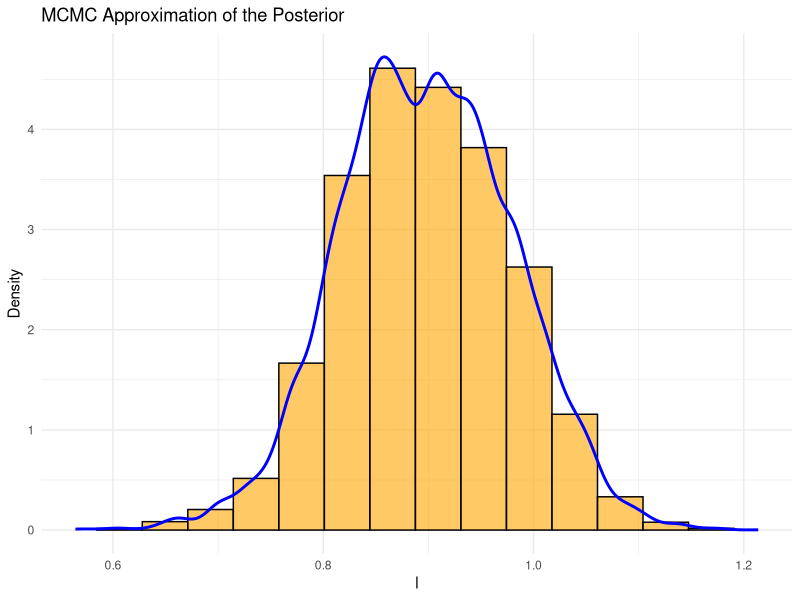
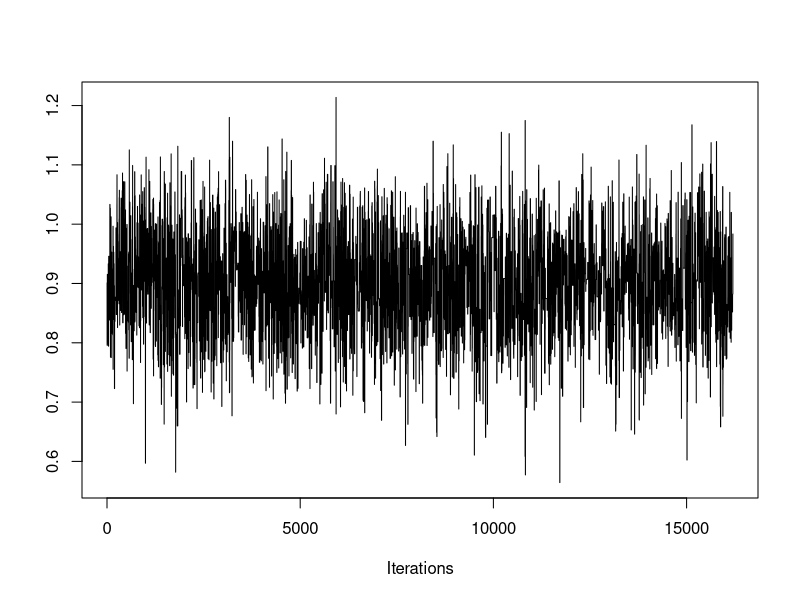
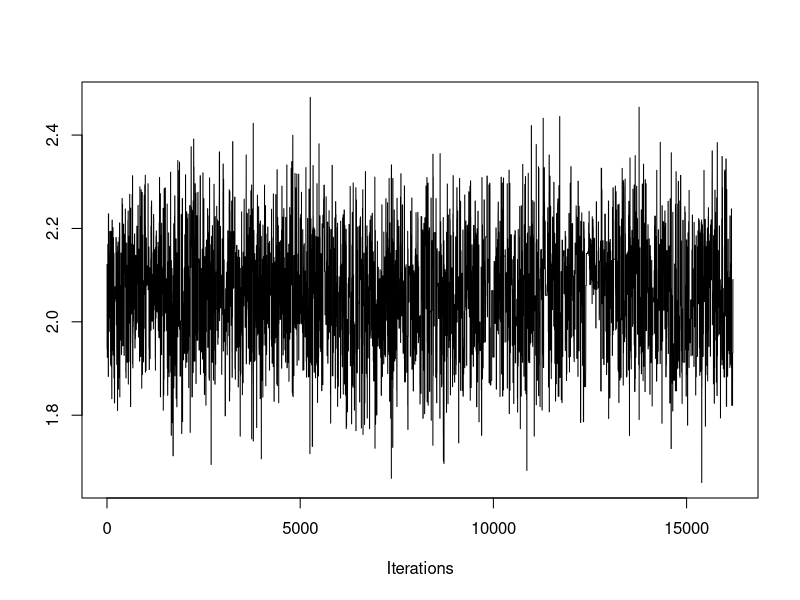
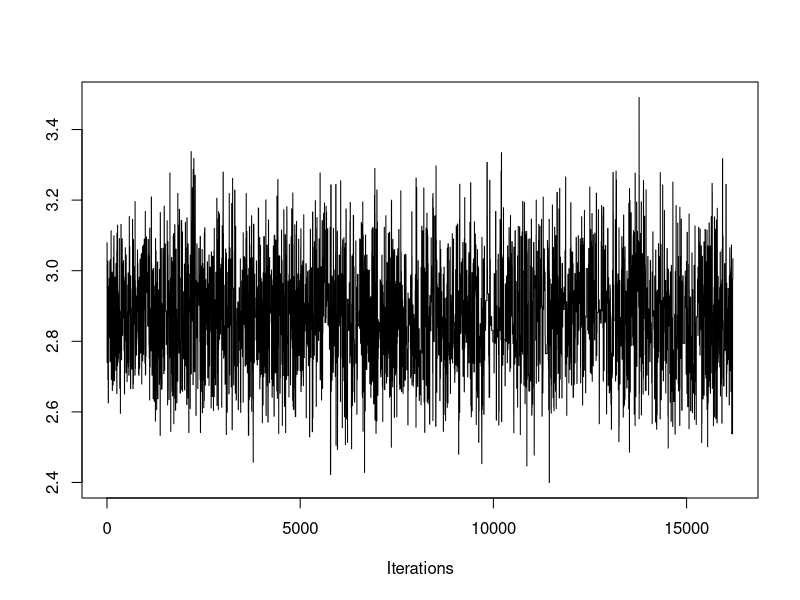
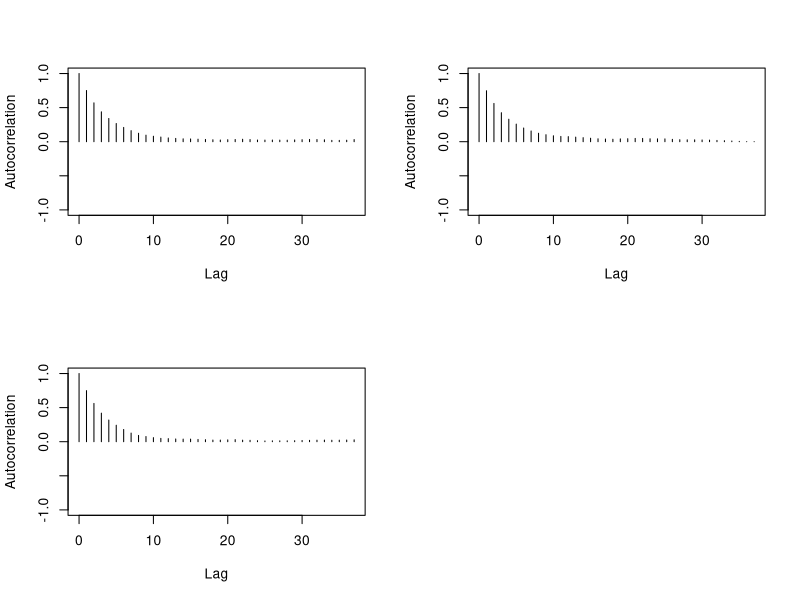

The R script that drew these images, in order:
## ---- chunk 1
#To be set by user:
n <- 2000 #number of observations (set it higher for consistency)
beta <- c(1, 2, 3)#, 4, 5, 6)  # True coefficients (bias, and predictors) px1

#Synthetic predictors
p <- length(beta)-1 #number of predictors
M <- p+1 #number of predictors plus intercept
library(MASS)
set.seed(7)
X <- cbind(1, matrix(mvrnorm(n, mu = rep(0, p), Sigma = 1*diag(p)), n, p))  # Design matrix with intercept (bias). nxp

#Response
z <- X %*% beta  # Linear predictor. %*% = matrix mult. nx1 dim
sig <- 1/(1+exp(-z)) #sigmoid (inv-logit) function, find probability in [0,1], predicted y
y <- rbinom(n=n, size=1, prob=sig) #size=num trials=1 -> bernoulli response var
## ---- chunk 2
#Proposal distro
proposal <- function(mu, lambda, sigma) {
  # Draw a single sample from multivariate normal
  distro <- mvrnorm(1, mu = mu, Sigma = lambda*sigma)
  return(distro)
}

# Log-likelihood function for logistic regression
logistic_ll <- function(beta, X, y) {
  z <- X %*% beta
  p <- 1 / (1 + exp(-z))
  loglike <- sum(log(p[y==1]))+sum(log((1-p)[y==0]))
  return(loglike)
}

# Log-prior of parameter that comes from proposal distro
library(mvtnorm)
log_prior <- function(distro, mu, sigma) {
  # Compute the density at 'distro' under the MVN used in proposal()
  prob <- dmvnorm(distro, mean = mu, sigma = sigma)
  log_prob <- log(prob)
  return(log_prob)
}

#Define log_prior_kde
log_prior_kde <- function(beta, C, den_funs) {
  prior_d = 0
  d <- 1 #iterative
  while (d <= dim(C)[2]) {
    if ( min(C[,d]) < beta[d] && beta[d] < max(C[,d]) ){
      density_at_point <- den_funs[[d]](beta[d])
      prior_d <- prior_d + log(density_at_point) #Assume independence
    }
    else {
      prior_d <- -10000
    }
    d <- d+1
  }
  return(prior_d)
}
## ---- chunk 3
metropolis <- function(X, y, N = 20000, prior = TRUE, update = FALSE, KDE = FALSE, C = NA, den_funs = NA, M = ncol(X), a_target = 0.234, b1 = rep(0, M), batch = TRUE, batch_schedule = seq(50, N, by = 50)) {
  #0) Initial values
  if (batch == FALSE) {
    a_target <- a_target/2.26 
  }
  n_accept <- 0 #number of acceptances
  b <- matrix(0, nrow = N, ncol = M)
  b[1,] <- b1 #rep(0, M)
  
  #Keep history of proposals
  P_list <- rep(NA, N - 1)
  P_list[1] <- logistic_ll(b[1,], X, y)
  
  #Adaptation parameters
  batch_index <- 1
  Tb <- 0 #start of batch
  mu <- rep(0, M)
  Sigma <- diag(M)
  lambda <- (2.38**2)/M
  gam <- 1
  
  for (i in 2:N) {
    #1) Propose new position beta[i-1] -> beta[i]' from proposal distro
    if (update == FALSE) {
      b_prop <- proposal(mu, lambda, Sigma)
    } else {
      b_prop <- C[i,]
    }
    
    #2) Compute transition probability
    if (prior == TRUE) {
      if (KDE == FALSE) {
        P_list[i] <- logistic_ll(b_prop, X, y) + log_prior(b_prop, rep(0, M), diag(M))  #P(beta*)
      } else {
        P_list[i] <- logistic_ll(b_prop, X, y) + log_prior_kde(b_prop, C, den_funs)
      }
    } else {
      P_list[i] <- logistic_ll(b_prop, X, y)
    }
    
    #3) Acceptance ratio
    R <- exp(P_list[i] - P_list[i-1])
    alpha <- min(R, 1)
    
    #4) Generate a random number u_i from [0,1]. Accept or reject proposal
    u <- runif(1)  # u_i
    if (u <= alpha) {
        b[i,] <- b_prop  # Accept y as next state
        n_accept <- n_accept + 1
    } else {
        b[i,] <- b[i-1,]  # Stay at previous state of Markov chain
        P_list[i] <- P_list[i-1]
    }
    
    #5) Adaptive step
    if (batch == TRUE) {
      if (batch_index <= length(batch_schedule) && i == batch_schedule[batch_index]) {
        #Batch update
        Tb1 <- i #T_{b+1}
        b_batch <- b[(Tb + 1):Tb1, , drop = FALSE]
        n_batch <- nrow(b_batch)
        
        #Covar update
        cov_sum <- matrix(0, M, M)
        for (j in 1:n_batch) {
          diff <- matrix(b_batch[j,] - mu, ncol=1)
          cov_sum <- cov_sum + (diff%*%t(diff) - Sigma)
        }
        Sigma <- Sigma + cov_sum/n_batch + 1e-5*diag(M)
        
        #Mean update
        mean_diff <- colMeans(b_batch) - mu
        mu <- mu + mean_diff
        
        #Parameter update
        Tb <- Tb1
        batch_index <- batch_index + 1
        lambda <- exp( log(lambda) + (alpha-a_target)/n_batch )
      }
    } else { #Batch == FALSE
      gam <- 1/i
      Sigma <- Sigma + gam*( (b[i,]-mu)%*%t(b[i,]-mu) - Sigma )
      mu <- mu + gam*( b[i,]-mu )
      lambda <- exp( log(lambda) + gam*(alpha-a_target) )
    }
  }

  n <- as.integer(0.9 * N)
  C <- b[(N - n + 1):N,] #discard first 10% of samples
  
  cat("Acceptance rate:", n_accept/(N-1), "\n")
  return(C)
}
## ---- chunk 4
prior_proposal <- function(k, X, y, N = 20000, M = ncol(X), a_target = 0.234, b1 = rep(0, M)) {
  #Partition the data
  #Number of rows
  n <- nrow(X)
  
  # Get row group assignments
  part_indices <- cut(seq_len(n), breaks = k, labels = FALSE)
  
  # Split row indices instead of splitting X directly
  index_groups <- split(seq_len(n), part_indices)
  
  # Turn each group of indices into a matrix
  parts_X <- lapply(index_groups, function(idx) X[idx, , drop = FALSE])
  y <- matrix(y, ncol = 1)
  parts_y <- lapply(index_groups, function(idx) y[idx, , drop = FALSE])
  
  #Prior recursive implementation
  for (j in seq(1,k)) { 
    if (j == 1) {
      C <- metropolis(parts_X[[j]], parts_y[[j]], N = N, prior = TRUE, update = FALSE, KDE = FALSE, C = NA, den_funs = NA, a_target = a_target, b1 = b1, batch = TRUE)
    
    } else {
      
      #Update number of samples
      N <- dim(C)[1] #number of samples
      
      #Create KDE functions and MAP (modes) vals
      den_funs <- list()
      modes <- list()
      d <- 1 #iterative
      while (d <= dim(C)[2]) {
        kde <- density(C[,d])
        den_funs[[d]] <- approxfun(kde$x, kde$y) #approx fun
        modes[[d]] <- kde$x[which.max(kde$y)]
        d <- d+1
      }
      modes <- unlist(modes)
      
      C <- metropolis(parts_X[[j]], parts_y[[j]], N = N, prior = FALSE, update = TRUE, KDE = FALSE, C = C, den_funs = NA, a_target = a_target, b1 = modes, batch = TRUE)
      
    }
  }
  return(C)
}
## ---- chunk 5
C <- prior_proposal(2, X, y, 20000)
## ---- chunk 6
c = C[,1]
# Plot of density function
library(ggplot2)
nbins <- ceiling( (2*n)**(1/3) ) #Terrell-Scott rule for min num bins
ggplot() +
  geom_histogram(aes(x = c, y = ..density..), bins = nbins, fill = "orange", color = "black", alpha = 0.6) +
  geom_density(aes(x = c), color = "blue", linewidth = 1) +
  labs(x = "l", y = "Density", title = "MCMC Approximation of the Posterior") +
  xlim(min(c), max(c)) +
  theme_minimal()
## ---- chunk 7
library(coda)
mcmc_obj <- as.mcmc(C)
traceplot(mcmc_obj)
## ---- chunk 8
autocorr.plot(mcmc_obj)
## ---- chunk 9
effectiveSize(mcmc_obj)
